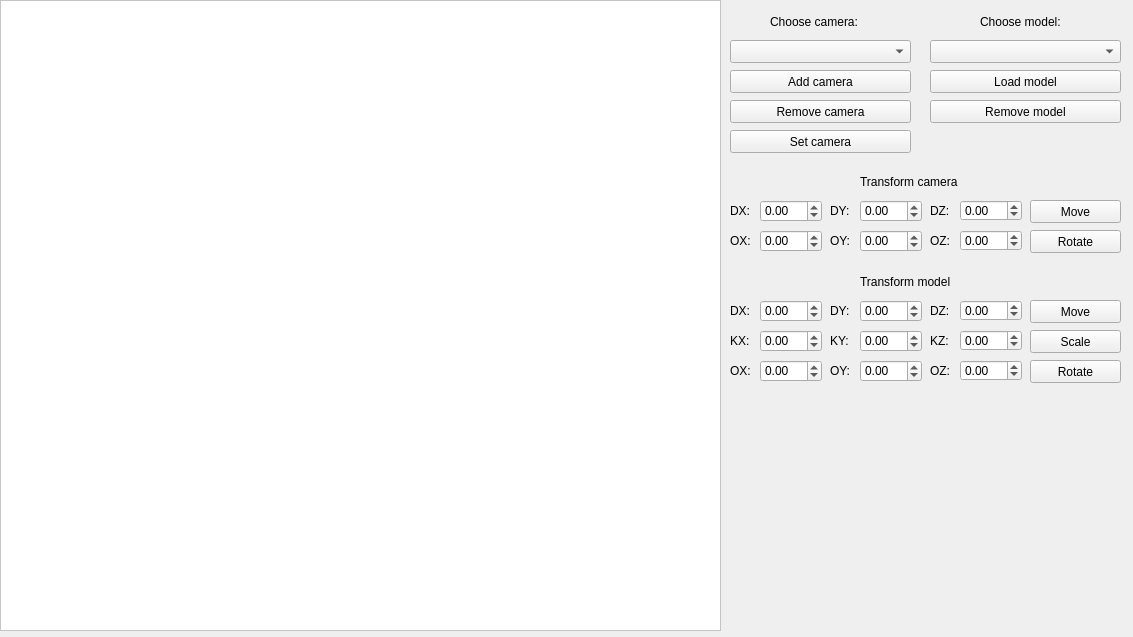
<?xml version="1.0" encoding="UTF-8"?>
<ui version="4.0">
 <class>MainWindow</class>
 <widget class="QMainWindow" name="MainWindow">
  <property name="geometry">
   <rect>
    <x>0</x>
    <y>0</y>
    <width>1133</width>
    <height>637</height>
   </rect>
  </property>
  <property name="windowTitle">
   <string>3D Model OOP</string>
  </property>
  <widget class="QWidget" name="centralwidget">
   <widget class="QPushButton" name="pushButton_AddCamera">
    <property name="geometry">
     <rect>
      <x>730</x>
      <y>70</y>
      <width>181</width>
      <height>23</height>
     </rect>
    </property>
    <property name="text">
     <string>Add camera</string>
    </property>
   </widget>
   <widget class="QComboBox" name="comboBoxModel">
    <property name="geometry">
     <rect>
      <x>930</x>
      <y>40</y>
      <width>191</width>
      <height>23</height>
     </rect>
    </property>
   </widget>
   <widget class="QPushButton" name="pushButton_AddModel">
    <property name="geometry">
     <rect>
      <x>930</x>
      <y>70</y>
      <width>191</width>
      <height>23</height>
     </rect>
    </property>
    <property name="text">
     <string>Load model</string>
    </property>
   </widget>
   <widget class="QComboBox" name="comboBoxCamera">
    <property name="geometry">
     <rect>
      <x>730</x>
      <y>40</y>
      <width>181</width>
      <height>23</height>
     </rect>
    </property>
   </widget>
   <widget class="QLabel" name="label">
    <property name="geometry">
     <rect>
      <x>980</x>
      <y>10</y>
      <width>91</width>
      <height>23</height>
     </rect>
    </property>
    <property name="text">
     <string>Choose model:</string>
    </property>
   </widget>
   <widget class="QPushButton" name="pushButton_RemoveModel">
    <property name="geometry">
     <rect>
      <x>930</x>
      <y>100</y>
      <width>191</width>
      <height>23</height>
     </rect>
    </property>
    <property name="text">
     <string>Remove model</string>
    </property>
   </widget>
   <widget class="QLabel" name="label_2">
    <property name="geometry">
     <rect>
      <x>770</x>
      <y>10</y>
      <width>101</width>
      <height>23</height>
     </rect>
    </property>
    <property name="text">
     <string>Choose camera:</string>
    </property>
   </widget>
   <widget class="QPushButton" name="pushButton_RemoveCamera">
    <property name="geometry">
     <rect>
      <x>730</x>
      <y>100</y>
      <width>181</width>
      <height>23</height>
     </rect>
    </property>
    <property name="text">
     <string>Remove camera</string>
    </property>
   </widget>
   <widget class="QPushButton" name="pushButton_SetCamera">
    <property name="geometry">
     <rect>
      <x>730</x>
      <y>130</y>
      <width>181</width>
      <height>23</height>
     </rect>
    </property>
    <property name="text">
     <string>Set camera</string>
    </property>
   </widget>
   <widget class="QLabel" name="label_3">
    <property name="geometry">
     <rect>
      <x>730</x>
      <y>300</y>
      <width>21</width>
      <height>21</height>
     </rect>
    </property>
    <property name="text">
     <string>DX:</string>
    </property>
   </widget>
   <widget class="QLabel" name="label_4">
    <property name="geometry">
     <rect>
      <x>830</x>
      <y>300</y>
      <width>21</width>
      <height>21</height>
     </rect>
    </property>
    <property name="text">
     <string>DY:</string>
    </property>
   </widget>
   <widget class="QLabel" name="label_5">
    <property name="geometry">
     <rect>
      <x>930</x>
      <y>300</y>
      <width>21</width>
      <height>21</height>
     </rect>
    </property>
    <property name="text">
     <string>DZ:</string>
    </property>
   </widget>
   <widget class="QPushButton" name="pushButton_moveModel">
    <property name="geometry">
     <rect>
      <x>1030</x>
      <y>300</y>
      <width>91</width>
      <height>23</height>
     </rect>
    </property>
    <property name="text">
     <string>Move</string>
    </property>
   </widget>
   <widget class="QDoubleSpinBox" name="doubleSpinBoxDx">
    <property name="geometry">
     <rect>
      <x>760</x>
      <y>300</y>
      <width>62</width>
      <height>22</height>
     </rect>
    </property>
    <property name="minimum">
     <double>-500.000000000000000</double>
    </property>
    <property name="maximum">
     <double>500.000000000000000</double>
    </property>
   </widget>
   <widget class="QDoubleSpinBox" name="doubleSpinBoxDy">
    <property name="geometry">
     <rect>
      <x>860</x>
      <y>300</y>
      <width>62</width>
      <height>22</height>
     </rect>
    </property>
    <property name="minimum">
     <double>-500.000000000000000</double>
    </property>
    <property name="maximum">
     <double>500.000000000000000</double>
    </property>
   </widget>
   <widget class="QDoubleSpinBox" name="doubleSpinBoxDz">
    <property name="geometry">
     <rect>
      <x>960</x>
      <y>300</y>
      <width>62</width>
      <height>21</height>
     </rect>
    </property>
    <property name="minimum">
     <double>-500.000000000000000</double>
    </property>
    <property name="maximum">
     <double>500.000000000000000</double>
    </property>
   </widget>
   <widget class="QLabel" name="label_7">
    <property name="geometry">
     <rect>
      <x>930</x>
      <y>330</y>
      <width>21</width>
      <height>21</height>
     </rect>
    </property>
    <property name="text">
     <string>KZ:</string>
    </property>
   </widget>
   <widget class="QDoubleSpinBox" name="doubleSpinBoxKy">
    <property name="geometry">
     <rect>
      <x>860</x>
      <y>330</y>
      <width>62</width>
      <height>22</height>
     </rect>
    </property>
    <property name="minimum">
     <double>-500.000000000000000</double>
    </property>
    <property name="maximum">
     <double>500.000000000000000</double>
    </property>
   </widget>
   <widget class="QDoubleSpinBox" name="doubleSpinBoxKz">
    <property name="geometry">
     <rect>
      <x>960</x>
      <y>330</y>
      <width>62</width>
      <height>21</height>
     </rect>
    </property>
    <property name="minimum">
     <double>-500.000000000000000</double>
    </property>
    <property name="maximum">
     <double>500.000000000000000</double>
    </property>
   </widget>
   <widget class="QLabel" name="label_8">
    <property name="geometry">
     <rect>
      <x>830</x>
      <y>330</y>
      <width>21</width>
      <height>21</height>
     </rect>
    </property>
    <property name="text">
     <string>KY:</string>
    </property>
   </widget>
   <widget class="QLabel" name="label_9">
    <property name="geometry">
     <rect>
      <x>730</x>
      <y>330</y>
      <width>21</width>
      <height>21</height>
     </rect>
    </property>
    <property name="text">
     <string>KX:</string>
    </property>
   </widget>
   <widget class="QPushButton" name="pushButton_scaleModel">
    <property name="geometry">
     <rect>
      <x>1030</x>
      <y>330</y>
      <width>91</width>
      <height>23</height>
     </rect>
    </property>
    <property name="text">
     <string>Scale</string>
    </property>
   </widget>
   <widget class="QDoubleSpinBox" name="doubleSpinBoxKx">
    <property name="geometry">
     <rect>
      <x>760</x>
      <y>330</y>
      <width>62</width>
      <height>22</height>
     </rect>
    </property>
    <property name="minimum">
     <double>-500.000000000000000</double>
    </property>
    <property name="maximum">
     <double>500.000000000000000</double>
    </property>
   </widget>
   <widget class="QPushButton" name="pushButton_rotateModel">
    <property name="geometry">
     <rect>
      <x>1030</x>
      <y>360</y>
      <width>91</width>
      <height>23</height>
     </rect>
    </property>
    <property name="text">
     <string>Rotate</string>
    </property>
   </widget>
   <widget class="QDoubleSpinBox" name="doubleSpinBoxOz">
    <property name="geometry">
     <rect>
      <x>960</x>
      <y>360</y>
      <width>62</width>
      <height>21</height>
     </rect>
    </property>
    <property name="minimum">
     <double>-500.000000000000000</double>
    </property>
    <property name="maximum">
     <double>500.000000000000000</double>
    </property>
   </widget>
   <widget class="QDoubleSpinBox" name="doubleSpinBoxOy">
    <property name="geometry">
     <rect>
      <x>860</x>
      <y>360</y>
      <width>62</width>
      <height>22</height>
     </rect>
    </property>
    <property name="minimum">
     <double>-500.000000000000000</double>
    </property>
    <property name="maximum">
     <double>500.000000000000000</double>
    </property>
   </widget>
   <widget class="QLabel" name="label_10">
    <property name="geometry">
     <rect>
      <x>730</x>
      <y>360</y>
      <width>21</width>
      <height>21</height>
     </rect>
    </property>
    <property name="text">
     <string>OX:</string>
    </property>
   </widget>
   <widget class="QLabel" name="label_11">
    <property name="geometry">
     <rect>
      <x>830</x>
      <y>360</y>
      <width>21</width>
      <height>21</height>
     </rect>
    </property>
    <property name="text">
     <string>OY:</string>
    </property>
   </widget>
   <widget class="QLabel" name="label_12">
    <property name="geometry">
     <rect>
      <x>930</x>
      <y>360</y>
      <width>21</width>
      <height>21</height>
     </rect>
    </property>
    <property name="text">
     <string>OZ:</string>
    </property>
   </widget>
   <widget class="QDoubleSpinBox" name="doubleSpinBoxOx">
    <property name="geometry">
     <rect>
      <x>760</x>
      <y>360</y>
      <width>62</width>
      <height>22</height>
     </rect>
    </property>
    <property name="minimum">
     <double>-500.000000000000000</double>
    </property>
    <property name="maximum">
     <double>500.000000000000000</double>
    </property>
   </widget>
   <widget class="QLabel" name="label_6">
    <property name="geometry">
     <rect>
      <x>830</x>
      <y>200</y>
      <width>21</width>
      <height>21</height>
     </rect>
    </property>
    <property name="text">
     <string>DY:</string>
    </property>
   </widget>
   <widget class="QPushButton" name="pushButton_moveCamera">
    <property name="geometry">
     <rect>
      <x>1030</x>
      <y>200</y>
      <width>91</width>
      <height>23</height>
     </rect>
    </property>
    <property name="text">
     <string>Move</string>
    </property>
   </widget>
   <widget class="QLabel" name="label_13">
    <property name="geometry">
     <rect>
      <x>730</x>
      <y>200</y>
      <width>21</width>
      <height>21</height>
     </rect>
    </property>
    <property name="text">
     <string>DX:</string>
    </property>
   </widget>
   <widget class="QDoubleSpinBox" name="doubleSpinBoxDx_c">
    <property name="geometry">
     <rect>
      <x>760</x>
      <y>200</y>
      <width>62</width>
      <height>22</height>
     </rect>
    </property>
    <property name="minimum">
     <double>-500.000000000000000</double>
    </property>
    <property name="maximum">
     <double>500.000000000000000</double>
    </property>
   </widget>
   <widget class="QDoubleSpinBox" name="doubleSpinBoxDz_c">
    <property name="geometry">
     <rect>
      <x>960</x>
      <y>200</y>
      <width>62</width>
      <height>21</height>
     </rect>
    </property>
    <property name="minimum">
     <double>-500.000000000000000</double>
    </property>
    <property name="maximum">
     <double>500.000000000000000</double>
    </property>
   </widget>
   <widget class="QLabel" name="label_14">
    <property name="geometry">
     <rect>
      <x>930</x>
      <y>200</y>
      <width>21</width>
      <height>21</height>
     </rect>
    </property>
    <property name="text">
     <string>DZ:</string>
    </property>
   </widget>
   <widget class="QDoubleSpinBox" name="doubleSpinBoxDy_c">
    <property name="geometry">
     <rect>
      <x>860</x>
      <y>200</y>
      <width>62</width>
      <height>22</height>
     </rect>
    </property>
    <property name="minimum">
     <double>-500.000000000000000</double>
    </property>
    <property name="maximum">
     <double>500.000000000000000</double>
    </property>
   </widget>
   <widget class="QLabel" name="label_15">
    <property name="geometry">
     <rect>
      <x>830</x>
      <y>230</y>
      <width>21</width>
      <height>21</height>
     </rect>
    </property>
    <property name="text">
     <string>OY:</string>
    </property>
   </widget>
   <widget class="QLabel" name="label_16">
    <property name="geometry">
     <rect>
      <x>730</x>
      <y>230</y>
      <width>21</width>
      <height>21</height>
     </rect>
    </property>
    <property name="text">
     <string>OX:</string>
    </property>
   </widget>
   <widget class="QPushButton" name="pushButton_rotateCamera">
    <property name="geometry">
     <rect>
      <x>1030</x>
      <y>230</y>
      <width>91</width>
      <height>23</height>
     </rect>
    </property>
    <property name="text">
     <string>Rotate</string>
    </property>
   </widget>
   <widget class="QDoubleSpinBox" name="doubleSpinBoxOy_c">
    <property name="geometry">
     <rect>
      <x>860</x>
      <y>230</y>
      <width>62</width>
      <height>22</height>
     </rect>
    </property>
    <property name="minimum">
     <double>-500.000000000000000</double>
    </property>
    <property name="maximum">
     <double>500.000000000000000</double>
    </property>
   </widget>
   <widget class="QDoubleSpinBox" name="doubleSpinBoxOz_c">
    <property name="geometry">
     <rect>
      <x>960</x>
      <y>230</y>
      <width>62</width>
      <height>21</height>
     </rect>
    </property>
    <property name="minimum">
     <double>-500.000000000000000</double>
    </property>
    <property name="maximum">
     <double>500.000000000000000</double>
    </property>
   </widget>
   <widget class="QLabel" name="label_17">
    <property name="geometry">
     <rect>
      <x>930</x>
      <y>230</y>
      <width>21</width>
      <height>21</height>
     </rect>
    </property>
    <property name="text">
     <string>OZ:</string>
    </property>
   </widget>
   <widget class="QDoubleSpinBox" name="doubleSpinBoxOx_c">
    <property name="geometry">
     <rect>
      <x>760</x>
      <y>230</y>
      <width>62</width>
      <height>22</height>
     </rect>
    </property>
    <property name="minimum">
     <double>-500.000000000000000</double>
    </property>
    <property name="maximum">
     <double>500.000000000000000</double>
    </property>
   </widget>
   <widget class="DrawLabel" name="drawLabel">
    <property name="geometry">
     <rect>
      <x>10</x>
      <y>10</y>
      <width>711</width>
      <height>621</height>
     </rect>
    </property>
    <property name="text">
     <string/>
    </property>
   </widget>
   <widget class="QGraphicsView" name="graphicsView">
    <property name="geometry">
     <rect>
      <x>0</x>
      <y>0</y>
      <width>721</width>
      <height>631</height>
     </rect>
    </property>
    <property name="palette">
     <palette>
      <active>
       <colorrole role="WindowText">
        <brush brushstyle="SolidPattern">
         <color alpha="255">
          <red>0</red>
          <green>0</green>
          <blue>0</blue>
         </color>
        </brush>
       </colorrole>
       <colorrole role="Button">
        <brush brushstyle="SolidPattern">
         <color alpha="255">
          <red>255</red>
          <green>255</green>
          <blue>255</blue>
         </color>
        </brush>
       </colorrole>
       <colorrole role="Light">
        <brush brushstyle="SolidPattern">
         <color alpha="255">
          <red>255</red>
          <green>255</green>
          <blue>255</blue>
         </color>
        </brush>
       </colorrole>
       <colorrole role="Midlight">
        <brush brushstyle="SolidPattern">
         <color alpha="255">
          <red>255</red>
          <green>255</green>
          <blue>255</blue>
         </color>
        </brush>
       </colorrole>
       <colorrole role="Dark">
        <brush brushstyle="SolidPattern">
         <color alpha="255">
          <red>127</red>
          <green>127</green>
          <blue>127</blue>
         </color>
        </brush>
       </colorrole>
       <colorrole role="Mid">
        <brush brushstyle="SolidPattern">
         <color alpha="255">
          <red>170</red>
          <green>170</green>
          <blue>170</blue>
         </color>
        </brush>
       </colorrole>
       <colorrole role="Text">
        <brush brushstyle="SolidPattern">
         <color alpha="255">
          <red>0</red>
          <green>0</green>
          <blue>0</blue>
         </color>
        </brush>
       </colorrole>
       <colorrole role="BrightText">
        <brush brushstyle="SolidPattern">
         <color alpha="255">
          <red>255</red>
          <green>255</green>
          <blue>255</blue>
         </color>
        </brush>
       </colorrole>
       <colorrole role="ButtonText">
        <brush brushstyle="SolidPattern">
         <color alpha="255">
          <red>0</red>
          <green>0</green>
          <blue>0</blue>
         </color>
        </brush>
       </colorrole>
       <colorrole role="Base">
        <brush brushstyle="SolidPattern">
         <color alpha="255">
          <red>255</red>
          <green>255</green>
          <blue>255</blue>
         </color>
        </brush>
       </colorrole>
       <colorrole role="Window">
        <brush brushstyle="SolidPattern">
         <color alpha="255">
          <red>255</red>
          <green>255</green>
          <blue>255</blue>
         </color>
        </brush>
       </colorrole>
       <colorrole role="Shadow">
        <brush brushstyle="SolidPattern">
         <color alpha="255">
          <red>0</red>
          <green>0</green>
          <blue>0</blue>
         </color>
        </brush>
       </colorrole>
       <colorrole role="AlternateBase">
        <brush brushstyle="SolidPattern">
         <color alpha="255">
          <red>255</red>
          <green>255</green>
          <blue>255</blue>
         </color>
        </brush>
       </colorrole>
       <colorrole role="ToolTipBase">
        <brush brushstyle="SolidPattern">
         <color alpha="255">
          <red>255</red>
          <green>255</green>
          <blue>220</blue>
         </color>
        </brush>
       </colorrole>
       <colorrole role="ToolTipText">
        <brush brushstyle="SolidPattern">
         <color alpha="255">
          <red>0</red>
          <green>0</green>
          <blue>0</blue>
         </color>
        </brush>
       </colorrole>
       <colorrole role="PlaceholderText">
        <brush brushstyle="SolidPattern">
         <color alpha="128">
          <red>0</red>
          <green>0</green>
          <blue>0</blue>
         </color>
        </brush>
       </colorrole>
      </active>
      <inactive>
       <colorrole role="WindowText">
        <brush brushstyle="SolidPattern">
         <color alpha="255">
          <red>0</red>
          <green>0</green>
          <blue>0</blue>
         </color>
        </brush>
       </colorrole>
       <colorrole role="Button">
        <brush brushstyle="SolidPattern">
         <color alpha="255">
          <red>255</red>
          <green>255</green>
          <blue>255</blue>
         </color>
        </brush>
       </colorrole>
       <colorrole role="Light">
        <brush brushstyle="SolidPattern">
         <color alpha="255">
          <red>255</red>
          <green>255</green>
          <blue>255</blue>
         </color>
        </brush>
       </colorrole>
       <colorrole role="Midlight">
        <brush brushstyle="SolidPattern">
         <color alpha="255">
          <red>255</red>
          <green>255</green>
          <blue>255</blue>
         </color>
        </brush>
       </colorrole>
       <colorrole role="Dark">
        <brush brushstyle="SolidPattern">
         <color alpha="255">
          <red>127</red>
          <green>127</green>
          <blue>127</blue>
         </color>
        </brush>
       </colorrole>
       <colorrole role="Mid">
        <brush brushstyle="SolidPattern">
         <color alpha="255">
          <red>170</red>
          <green>170</green>
          <blue>170</blue>
         </color>
        </brush>
       </colorrole>
       <colorrole role="Text">
        <brush brushstyle="SolidPattern">
         <color alpha="255">
          <red>0</red>
          <green>0</green>
          <blue>0</blue>
         </color>
        </brush>
       </colorrole>
       <colorrole role="BrightText">
        <brush brushstyle="SolidPattern">
         <color alpha="255">
          <red>255</red>
          <green>255</green>
          <blue>255</blue>
         </color>
        </brush>
       </colorrole>
       <colorrole role="ButtonText">
        <brush brushstyle="SolidPattern">
         <color alpha="255">
          <red>0</red>
          <green>0</green>
          <blue>0</blue>
         </color>
        </brush>
       </colorrole>
       <colorrole role="Base">
        <brush brushstyle="SolidPattern">
         <color alpha="255">
          <red>255</red>
          <green>255</green>
          <blue>255</blue>
         </color>
        </brush>
       </colorrole>
       <colorrole role="Window">
        <brush brushstyle="SolidPattern">
         <color alpha="255">
          <red>255</red>
          <green>255</green>
          <blue>255</blue>
         </color>
        </brush>
       </colorrole>
       <colorrole role="Shadow">
        <brush brushstyle="SolidPattern">
         <color alpha="255">
          <red>0</red>
          <green>0</green>
          <blue>0</blue>
         </color>
        </brush>
       </colorrole>
       <colorrole role="AlternateBase">
        <brush brushstyle="SolidPattern">
         <color alpha="255">
          <red>255</red>
          <green>255</green>
          <blue>255</blue>
         </color>
        </brush>
       </colorrole>
       <colorrole role="ToolTipBase">
        <brush brushstyle="SolidPattern">
         <color alpha="255">
          <red>255</red>
          <green>255</green>
          <blue>220</blue>
         </color>
        </brush>
       </colorrole>
       <colorrole role="ToolTipText">
        <brush brushstyle="SolidPattern">
         <color alpha="255">
          <red>0</red>
          <green>0</green>
          <blue>0</blue>
         </color>
        </brush>
       </colorrole>
       <colorrole role="PlaceholderText">
        <brush brushstyle="SolidPattern">
         <color alpha="128">
          <red>0</red>
          <green>0</green>
          <blue>0</blue>
         </color>
        </brush>
       </colorrole>
      </inactive>
      <disabled>
       <colorrole role="WindowText">
        <brush brushstyle="SolidPattern">
         <color alpha="255">
          <red>127</red>
          <green>127</green>
          <blue>127</blue>
         </color>
        </brush>
       </colorrole>
       <colorrole role="Button">
        <brush brushstyle="SolidPattern">
         <color alpha="255">
          <red>255</red>
          <green>255</green>
          <blue>255</blue>
         </color>
        </brush>
       </colorrole>
       <colorrole role="Light">
        <brush brushstyle="SolidPattern">
         <color alpha="255">
          <red>255</red>
          <green>255</green>
          <blue>255</blue>
         </color>
        </brush>
       </colorrole>
       <colorrole role="Midlight">
        <brush brushstyle="SolidPattern">
         <color alpha="255">
          <red>255</red>
          <green>255</green>
          <blue>255</blue>
         </color>
        </brush>
       </colorrole>
       <colorrole role="Dark">
        <brush brushstyle="SolidPattern">
         <color alpha="255">
          <red>127</red>
          <green>127</green>
          <blue>127</blue>
         </color>
        </brush>
       </colorrole>
       <colorrole role="Mid">
        <brush brushstyle="SolidPattern">
         <color alpha="255">
          <red>170</red>
          <green>170</green>
          <blue>170</blue>
         </color>
        </brush>
       </colorrole>
       <colorrole role="Text">
        <brush brushstyle="SolidPattern">
         <color alpha="255">
          <red>127</red>
          <green>127</green>
          <blue>127</blue>
         </color>
        </brush>
       </colorrole>
       <colorrole role="BrightText">
        <brush brushstyle="SolidPattern">
         <color alpha="255">
          <red>255</red>
          <green>255</green>
          <blue>255</blue>
         </color>
        </brush>
       </colorrole>
       <colorrole role="ButtonText">
        <brush brushstyle="SolidPattern">
         <color alpha="255">
          <red>127</red>
          <green>127</green>
          <blue>127</blue>
         </color>
        </brush>
       </colorrole>
       <colorrole role="Base">
        <brush brushstyle="SolidPattern">
         <color alpha="255">
          <red>255</red>
          <green>255</green>
          <blue>255</blue>
         </color>
        </brush>
       </colorrole>
       <colorrole role="Window">
        <brush brushstyle="SolidPattern">
         <color alpha="255">
          <red>255</red>
          <green>255</green>
          <blue>255</blue>
         </color>
        </brush>
       </colorrole>
       <colorrole role="Shadow">
        <brush brushstyle="SolidPattern">
         <color alpha="255">
          <red>0</red>
          <green>0</green>
          <blue>0</blue>
         </color>
        </brush>
       </colorrole>
       <colorrole role="AlternateBase">
        <brush brushstyle="SolidPattern">
         <color alpha="255">
          <red>255</red>
          <green>255</green>
          <blue>255</blue>
         </color>
        </brush>
       </colorrole>
       <colorrole role="ToolTipBase">
        <brush brushstyle="SolidPattern">
         <color alpha="255">
          <red>255</red>
          <green>255</green>
          <blue>220</blue>
         </color>
        </brush>
       </colorrole>
       <colorrole role="ToolTipText">
        <brush brushstyle="SolidPattern">
         <color alpha="255">
          <red>0</red>
          <green>0</green>
          <blue>0</blue>
         </color>
        </brush>
       </colorrole>
       <colorrole role="PlaceholderText">
        <brush brushstyle="SolidPattern">
         <color alpha="128">
          <red>0</red>
          <green>0</green>
          <blue>0</blue>
         </color>
        </brush>
       </colorrole>
      </disabled>
     </palette>
    </property>
    <property name="autoFillBackground">
     <bool>false</bool>
    </property>
   </widget>
   <widget class="QLabel" name="label_18">
    <property name="geometry">
     <rect>
      <x>860</x>
      <y>170</y>
      <width>111</width>
      <height>23</height>
     </rect>
    </property>
    <property name="text">
     <string>Transform camera</string>
    </property>
   </widget>
   <widget class="QLabel" name="label_19">
    <property name="geometry">
     <rect>
      <x>860</x>
      <y>270</y>
      <width>111</width>
      <height>23</height>
     </rect>
    </property>
    <property name="text">
     <string>Transform model</string>
    </property>
   </widget>
  </widget>
 </widget>
 <customwidgets>
  <customwidget>
   <class>DrawLabel</class>
   <extends>QLabel</extends>
   <header>drawlabel.h</header>
  </customwidget>
 </customwidgets>
 <resources/>
 <connections/>
</ui>
